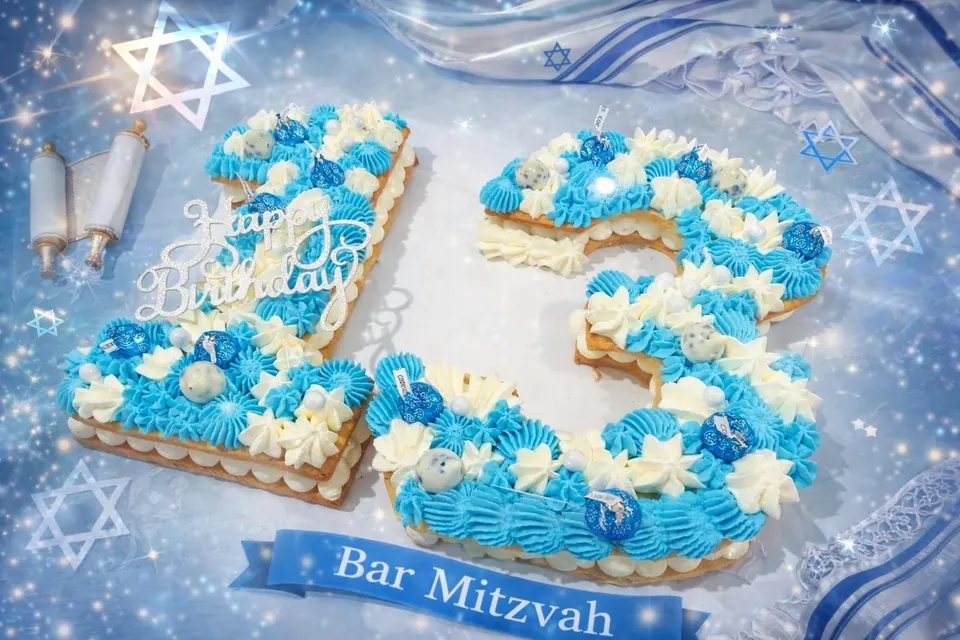
#> input picture images/bar-mitzvah-13-960.webp, 960 x 640 px
$ python -i images.py   (imports and definitions only)
#> lines starting #> are read from the running program, lines starting #| are printed output that depends on the picture
#!/usr/bin/env python3
"""Image pipeline for the storefront. Needs Pillow (pip install pillow).

  python3 scripts/images.py import PHOTO.heic images/number-50-marble.jpg
      EXIF-rotate, convert to JPEG, longest side 1600 px, quality 82, progressive.
  python3 scripts/images.py variants
      For every images/*.jpg master: -480 / -960 / -1600 JPEG + WebP next to it (originals untouched).
  python3 scripts/images.py og
      images/og.jpg: images/number-50-marble.jpg cropped to 1200×630 for Open Graph / Twitter cards.
  python3 scripts/images.py tile
      images/marble-tile.jpg: the box's front panel cut from images/marble-box-detail.jpg, greyscale, levels pushed
      (≥190 → white, ≤70 → black), quality 85. The texture behind the ticker, the order ticket and the footer edge.
  python3 scripts/images.py all      = variants + og + tile
"""
import sys
from pathlib import Path

try:
    from PIL import Image, ImageOps
except ImportError:  # pragma: no cover
    sys.exit("Pillow is missing: pip install pillow")

ROOT = Path(__file__).resolve().parent.parent
IMAGES = ROOT / "images"
SIZES = (480, 960, 1600)
SKIP_SUFFIXES = tuple(f"-{s}" for s in SIZES)


# [14 lines left out: functions load, fit, not called in this run]


def save_jpeg(im: Image.Image, dest: Path, quality: int) -> None:
    dest.parent.mkdir(parents=True, exist_ok=True)
    im.convert("RGB").save(dest, "JPEG", quality=quality, optimize=True, progressive=True)


def cmd_import(src: str, dest: str) -> None:
    im = fit(load(Path(src)), 1600)
    save_jpeg(im, Path(dest), 82)
    print(f"{dest}: {im.size[0]}×{im.size[1]}")


# [70 lines left out: functions masters, cmd_variants, cmd_og, cmd_tile, main, not called in this run]


# [2 lines not run here, left out]

>>> import cv2
>>> picture = cv2.imread('../images/bar-mitzvah-13-960.webp', cv2.IMREAD_GRAYSCALE)
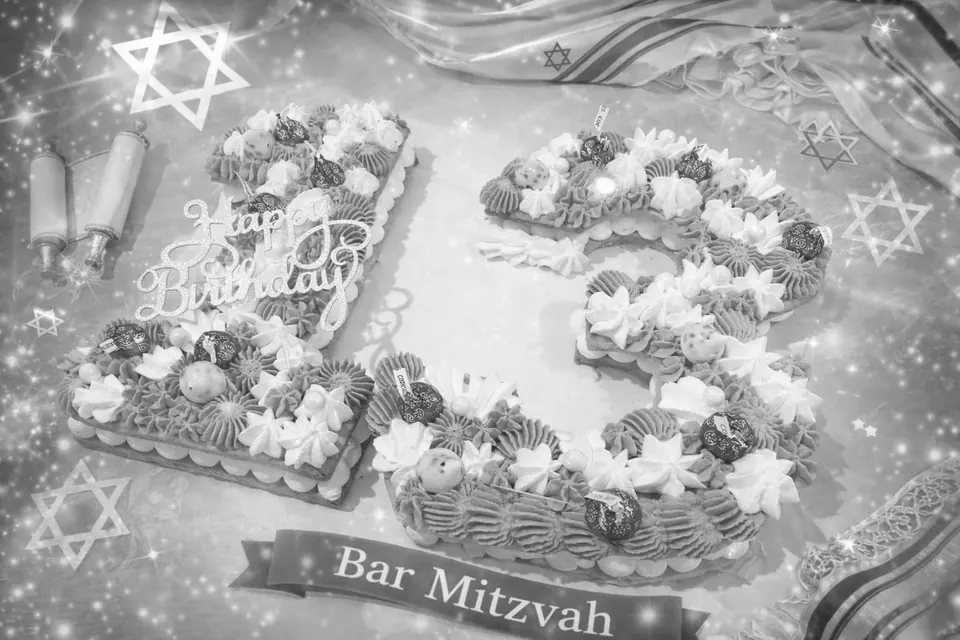
#> picture: shape (640, 960); min 33, max 255, mean 169.4
>>> result = cmd_import(picture, 'out.png')
#> (the run stopped early here; a loop or call above may not have finished)

$ run again, on images/bomboloni-box-2.jpg
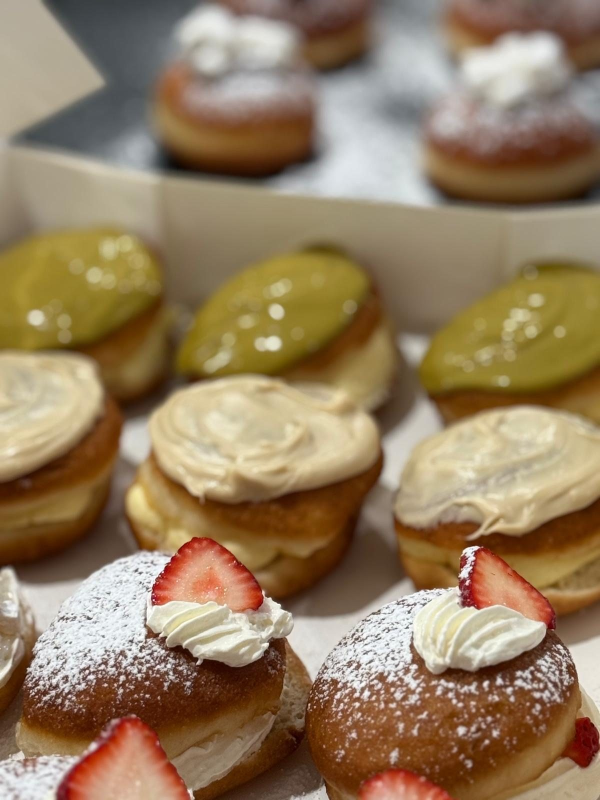
#> input picture images/bomboloni-box-2.jpg, 1200 x 1600 px (shown at 1/2 size)
#> `picture = cv2.imread('../images/bar-mitzvah-13-960.webp', cv2.IMREAD_G..`:
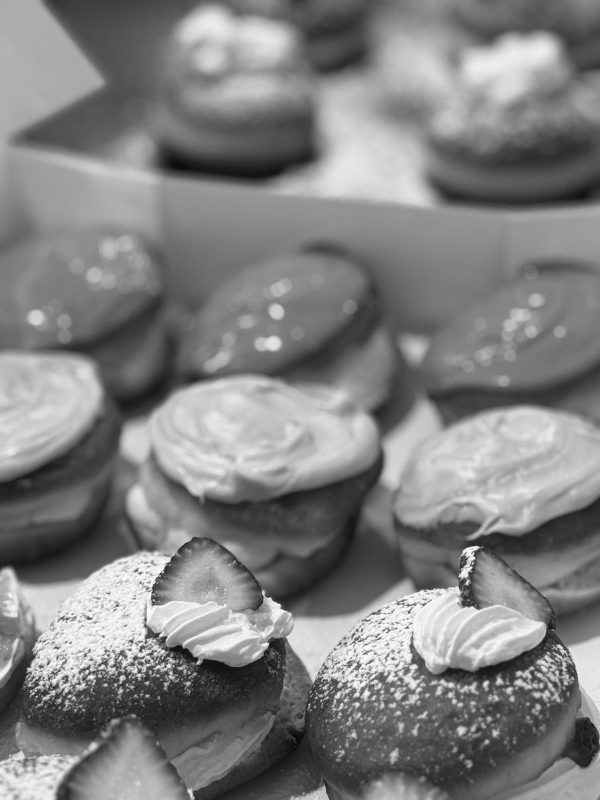
#> picture: shape (1600, 1200) (shown at 1/2 size); min 7, max 255, mean 128.7
